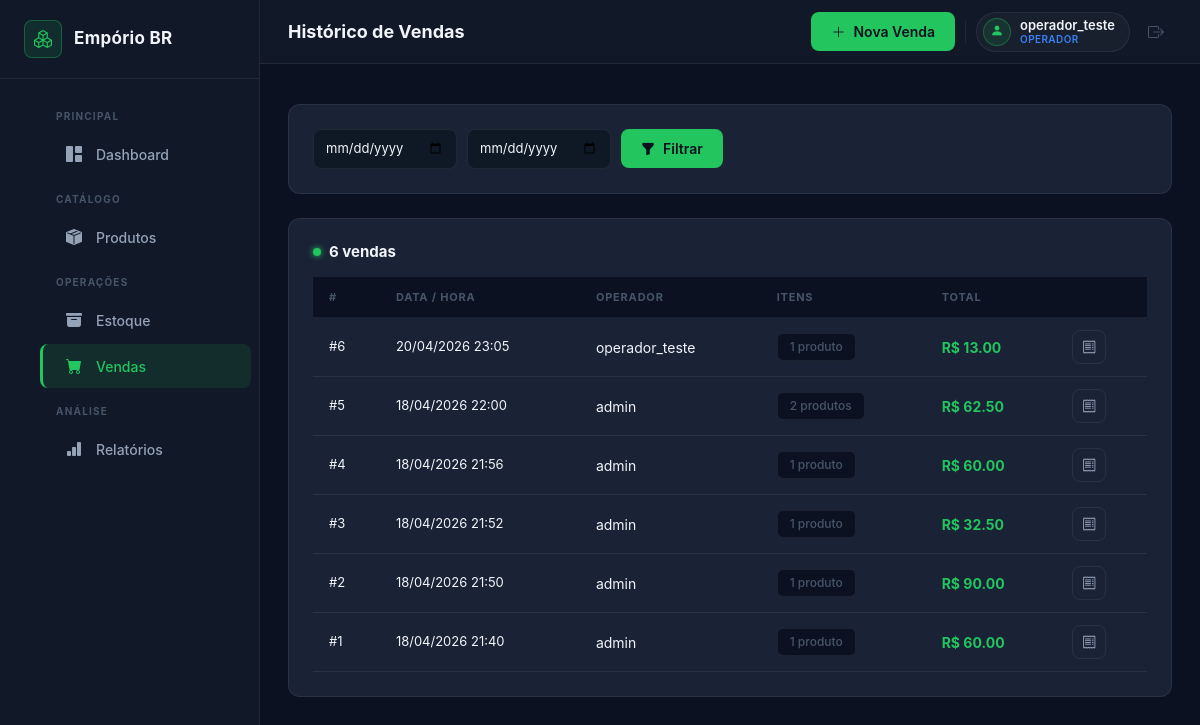
The page /vendas (signed in) on the database its author committed.
### app/models/models.py (models this page shows, shortened)
class Usuario(UserMixin, db.Model):
    __tablename__ = 'usuarios'
    id = db.Column(db.Integer, primary_key=True)
    nome = db.Column(db.String(100), nullable=False)
    senha_hash = db.Column(db.String(255), nullable=False)
    perfil = db.Column(db.String(20), nullable=False, default='operador')  # 'admin' ou 'operador'
    ativo = db.Column(db.Boolean, default=True)
    movimentacoes = db.relationship('Movimentacao', backref='usuario', lazy='dynamic')
    vendas = db.relationship('Venda', backref='usuario', lazy='dynamic')
    @property
    def is_admin(self):
        return self.perfil == 'admin'

class Venda(db.Model):
    __tablename__ = 'vendas'
    id = db.Column(db.Integer, primary_key=True)
    data = db.Column(db.DateTime, default=lambda: datetime.now(timezone.utc))
    usuario_id = db.Column(db.Integer, db.ForeignKey('usuarios.id'), nullable=False)
    total = db.Column(db.Float, nullable=False, default=0.0)
    itens = db.relationship('ItemVenda', backref='venda', lazy='dynamic', cascade='all, delete-orphan')

### app/routes/vendas.py (the view)
@vendas_bp.route('/vendas')
@login_required
def historico():
    pagina = request.args.get('pagina', 1, type=int)
    data_ini = request.args.get('data_ini', '')
    data_fim = request.args.get('data_fim', '')
    from datetime import datetime
    query = Venda.query.order_by(Venda.data.desc())
    if data_ini:
        try:
            query = query.filter(Venda.data >= datetime.fromisoformat(data_ini))
        except ValueError:
            pass
    if data_fim:
        try:
            query = query.filter(Venda.data <= datetime.fromisoformat(data_fim + 'T23:59:59'))
        except ValueError:
            pass
    paginacao = query.paginate(page=pagina, per_page=POR_PAGINA, error_out=False)
    return render_template(
        'vendas/historico.html',
        paginacao=paginacao,
        data_ini=data_ini,
        data_fim=data_fim,
    )

### app/models/models.py (called while the page is built)
@login_manager.user_loader
def load_user(user_id):
    return Usuario.query.get(int(user_id))

### app/templates/vendas/historico.html (shortened to what this page needs)
{% extends 'base.html' %}
{% block page_title %}Histórico de Vendas{% endblock %}
{% block topbar_actions %}
  <a href="{{ url_for('vendas.nova_venda') }}" class="btn-accent">
    <i class="bi bi-plus-lg"></i> Nova Venda
  </a>
{% endblock %}
{% block content %}
<div class="card-dark mb-4">
  <form method="GET" action="{{ url_for('vendas.historico') }}" class="filter-row flex-wrap">
    <input type="date" name="data_ini" value="{{ data_ini }}"
           class="filter-select" title="Data inicial">
    <input type="date" name="data_fim" value="{{ data_fim }}"
           class="filter-select" title="Data final">
    <button type="submit" class="btn-accent">
      <i class="bi bi-funnel-fill"></i> Filtrar
    </button>
  </form>
</div>
<div class="card-dark">
  <div class="section-header mb-3">
    <div class="section-title-group">
      <span class="section-dot dot-green"></span>
      <h5 class="section-title">{{ paginacao.total }} venda{{ 's' if paginacao.total != 1 }}</h5>
    </div>
  </div>
  {% if paginacao.items %}
    <div class="table-scroll">
      <table class="table-dark-custom">
        <thead>
          <tr>
            <th>#</th>
            <th>Data / Hora</th>
            <th>Operador</th>
            <th>Itens</th>
            <th>Total</th>
            <th></th>
          </tr>
        </thead>
        <tbody>
          {% for v in paginacao.items %}
          <tr>
            <td class="text-muted-col">#{{ v.id }}</td>
            <td class="nowrap text-muted-col">
              {{ v.data.strftime('%d/%m/%Y %H:%M') if v.data else '—' }}
            </td>
            <td>{{ v.usuario.nome }}</td>
            <td>
              <span class="badge-gray">
                {{ v.itens.count() }} produto{{ 's' if v.itens.count() != 1 }}
              </span>
            </td>
            <td><strong class="value-ok">R$ {{ '%.2f'|format(v.total) }}</strong></td>
            <td>
              <a href="{{ url_for('vendas.recibo', id=v.id) }}"
                 class="btn-icon" title="Ver recibo">
                <i class="bi bi-receipt"></i>
              </a>
            </td>
          </tr>
          {% endfor %}
        </tbody>
      </table>
    </div>
  {% endif %}
</div>
{% endblock %}

### app/templates/base.html (shortened to what this page needs)
<!DOCTYPE html>
<html lang="pt-BR">
<head>
  <link href="https://cdn.jsdelivr.net/npm/bootstrap@5.3.3/dist/css/bootstrap.min.css" rel="stylesheet">
  <link href="https://cdn.jsdelivr.net/npm/bootstrap-icons@1.11.3/font/bootstrap-icons.min.css" rel="stylesheet">
  <link href="{{ url_for('static', filename='css/styles.css') }}" rel="stylesheet">
</head>
<body>
<div class="layout-wrapper">
  <aside class="sidebar" id="sidebar">
    <div class="sidebar-brand">
      <span class="brand-icon"><i class="bi bi-boxes"></i></span>
      <span class="brand-name">Empório BR</span>
    </div>
    <nav class="sidebar-nav">
      <ul>
        <li class="nav-label">Principal</li>
        <li>
          <a href="{{ url_for('main.dashboard') }}"
             class="{{ 'active' if request.endpoint == 'main.dashboard' }}">
            <i class="bi bi-grid-1x2-fill"></i>
            <span>Dashboard</span>
          </a>
        </li>
        <li class="nav-label">Catálogo</li>
        <li>
          <a href="{{ url_for('produtos.lista_produtos') }}"
             class="{{ 'active' if request.endpoint and request.endpoint.startswith('produtos.') }}">
            <i class="bi bi-box-seam-fill"></i>
            <span>Produtos</span>
          </a>
        </li>
        <li class="nav-label">Operações</li>
        <li>
          <a href="{{ url_for('estoque.visao_geral') }}"
             class="{{ 'active' if request.endpoint and request.endpoint.startswith('estoque.') }}">
            <i class="bi bi-archive-fill"></i>
            <span>Estoque</span>
          </a>
        </li>
        <li>
          <a href="{{ url_for('vendas.nova_venda') }}"
             class="{{ 'active' if request.endpoint and request.endpoint.startswith('vendas.') }}">
            <i class="bi bi-cart-fill"></i>
            <span>Vendas</span>
          </a>
        </li>
        <li class="nav-label">Análise</li>
        <li>
          <a href="{{ url_for('relatorios.relatorio_estoque') }}"
             class="{{ 'active' if request.endpoint and request.endpoint.startswith('relatorios.') }}">
            <i class="bi bi-bar-chart-fill"></i>
            <span>Relatórios</span>
          </a>
        </li>
      </ul>
    </nav>
  </aside>
  <div class="main-content">
    <header class="topbar">
      <h1 class="page-title">{% block page_title %}{% endblock %}</h1>
      <div class="topbar-right">
        {% block topbar_actions %}{% endblock %}
        <div class="topbar-user">
          <div class="topbar-avatar"><i class="bi bi-person-fill"></i></div>
          <div class="topbar-user-info">
            <span class="topbar-user-name">{{ current_user.nome }}</span>
            <span class="topbar-user-role" style="{{ '' if current_user.is_admin else 'color:var(--info);' }}">
              {{ 'Admin' if current_user.is_admin else 'Operador' }}
            </span>
          </div>
        </div>
        <a href="{{ url_for('auth.logout') }}" class="btn-logout" title="Sair">
          <i class="bi bi-box-arrow-right"></i>
        </a>
      </div>
    </header>
    <div class="flash-container">
    </div>
    <main class="page-body">
      {% block content %}{% endblock %}
    </main>
  </div>
</div>
</body>
</html>

### rows shown on the page
Usuario: nome "operador_teste", perfil "OPERADOR"
Venda: id "6", data "20/04/2026 23:05", usuario.nome "operador_teste", itens.count "1", total "13.00"
Venda: id "5", data "18/04/2026 22:00", usuario.nome "admin", itens.count "2", itens "s", total "62.50"
Venda: id "4", data "18/04/2026 21:56", usuario.nome "admin", itens.count "1", total "60.00"
Venda: id "3", data "18/04/2026 21:52", usuario.nome "admin", itens.count "1", total "32.50"
Venda: id "2", data "18/04/2026 21:50", usuario.nome "admin", itens.count "1", total "90.00"
Venda: id "1", data "18/04/2026 21:40", usuario.nome "admin", itens.count "1", total "60.00"

### other values the page prints
{{ paginacao.total }} "6"
{{ 's' if paginacao.total != 1 }} "s"
